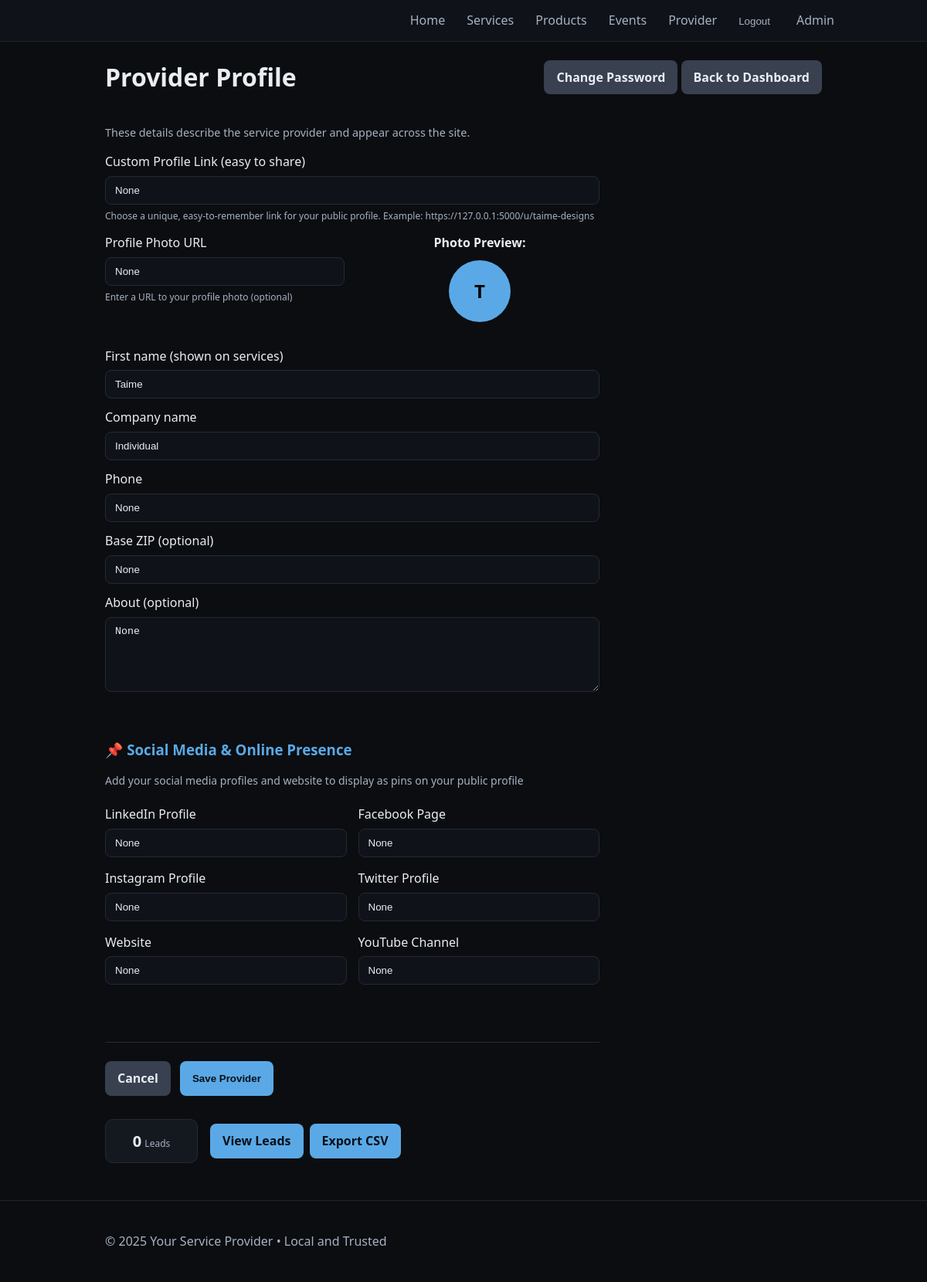
The app's page /provider/profile (signed in) with its own data.
### tables this page shows
CREATE TABLE providers (
              id INTEGER PRIMARY KEY AUTOINCREMENT,
              email TEXT UNIQUE NOT NULL,
              password_hash TEXT NOT NULL,
              first_name TEXT,
              business_name TEXT,
              phone TEXT,
              base_zip TEXT,
              address TEXT,
              about TEXT,
              profile_photo TEXT,
              active INTEGER NOT NULL DEFAULT 1,
              created_at TEXT NOT NULL
            , linkedin_url TEXT, facebook_url TEXT, instagram_url TEXT, twitter_url TEXT, website_url TEXT, youtube_url TEXT, custom_url TEXT);

### app.py (the view, shortened to what this page needs)
    @app.route("/provider/profile", methods=["GET", "POST"])
    @provider_required
    def provider_profile():
        current_provider_id = session.get('provider_id', 0)
        with closing(get_db()) as db:
            cur = db.cursor()
            if current_provider_id == 0:
                cur.execute("SELECT first_name, business_name, phone, base_zip, address, about, profile_photo FROM profile WHERE id = 1")
                row = cur.fetchone()
                social_media = {
                    "linkedin_url": "",
                    "facebook_url": "",
                    "instagram_url": "",
                    "twitter_url": "",
                    "website_url": "",
                    "youtube_url": "",
                    "custom_url": "",
                }
            else:
                cur.execute("""
                    SELECT first_name, business_name, phone, base_zip, address, about, profile_photo,
                           linkedin_url, facebook_url, instagram_url, twitter_url, website_url, youtube_url, custom_url
                    FROM providers WHERE id = ?
                """, (current_provider_id,))
                row = cur.fetchone()
                social_media = {
                    "linkedin_url": row["linkedin_url"] if row else "",
                    "facebook_url": row["facebook_url"] if row else "",
                    "instagram_url": row["instagram_url"] if row else "",
                    "twitter_url": row["twitter_url"] if row else "",
                    "website_url": row["website_url"] if row else "",
                    "youtube_url": row["youtube_url"] if row else "",
                    "custom_url": row["custom_url"] if row else "",
                }
            cur.execute("SELECT COUNT(*) FROM leads WHERE provider_id = ?", (current_provider_id,))
            leads_count = cur.fetchone()[0]
        form = {
            "first_name": row["first_name"] if row else "",
            "business_name": row["business_name"] if row else "",
            "phone": row["phone"] if row else "",
            "base_zip": row["base_zip"] if row else "",
            "address": row["address"] if row else "",
            "about": row["about"] if row else "",
            "profile_photo": row["profile_photo"] if row else "",
            **social_media
        }
        return render_template("provider_profile.html", form=form, title="Provider Profile", leads_count=leads_count)

### app.py (called while the page is built)
def get_db():
    conn = sqlite3.connect(DB_PATH)
    conn.row_factory = sqlite3.Row
    return conn

### templates/provider_profile.html (shortened to what this page needs)
{% extends "base.html" %}
{% block content %}
<div class="header-row">
  <h1>Provider Profile</h1>
  <div>
    <a class="btn secondary" href="{{ url_for('provider_change_password') }}">Change Password</a>
    <a class="btn secondary" href="{{ url_for('provider_dashboard') }}">Back to Dashboard</a>
  </div>
</div>
<p class="muted">These details describe the service provider and appear across the site.</p>
<form method="post" class="form">
  <label>Custom Profile Link (easy to share)
    <input name="custom_url" value="{{ form.get('custom_url','') }}" placeholder="e.g., taime-designs">
    <small style="color: var(--muted); font-size: 12px;">Choose a unique, easy-to-remember link for your public profile. Example: https://127.0.0.1:5000/u/taime-designs</small>
  </label>
  <div style="display: grid; grid-template-columns: 1fr 1fr; gap: 20px; margin-bottom: 20px;">
    <div>
      <label>Profile Photo URL
        <input name="profile_photo" value="{{ form.get('profile_photo','') }}" placeholder="https://example.com/photo.jpg">
        <small style="color: var(--muted); font-size: 12px;">Enter a URL to your profile photo (optional)</small>
      </label>
    </div>
    <div style="text-align: center;">
      <div style="margin-bottom: 10px;"><strong>Photo Preview:</strong></div>
      {% if form.get('profile_photo') and form.get('profile_photo').strip() %}
        <img src="{{ form.get('profile_photo') }}" alt="Profile Preview" style="width: 80px; height: 80px; border-radius: 50%; object-fit: cover; border: 2px solid var(--accent);">
      {% else %}
        <div style="width: 80px; height: 80px; border-radius: 50%; background: var(--accent); color: #000; display: flex; align-items: center; justify-content: center; font-size: 24px; font-weight: bold; margin: 0 auto;">{{ (form.get('first_name') or form.get('business_name') or 'T')[0]|upper }}</div>
      {% endif %}
    </div>
  </div>
  <label>First name (shown on services)
    <input name="first_name" value="{{ form.get('first_name','') }}" placeholder="e.g., Taime">
  </label>
  <label>Company name
    <input name="business_name" value="{{ form.get('business_name','') }}" placeholder="Independent">
  </label>
  <label>Phone
    <input name="phone" value="{{ form.get('phone','') }}" placeholder="(555) 123-4567">
  </label>
  <label>Base ZIP (optional)
    <input name="base_zip" value="{{ form.get('base_zip','') }}" pattern="\d{5}" maxlength="5" placeholder="e.g., 30301">
  </label>
  <label>About (optional)
    <textarea name="about" rows="5" placeholder="A short description about the provider.">{{ form.get('about','') }}</textarea>
  </label>
  <div style="margin: 30px 0;">
    <h3 style="color: var(--accent); margin-bottom: 15px;">📌 Social Media & Online Presence</h3>
    <p style="color: var(--muted); font-size: 14px; margin-bottom: 20px;">Add your social media profiles and website to display as pins on your public profile</p>
    <div style="display: grid; grid-template-columns: 1fr 1fr; gap: 15px;">
      <label>LinkedIn Profile
        <input name="linkedin_url" value="{{ form.get('linkedin_url','') }}" placeholder="https://linkedin.com/in/yourprofile">
      </label>
      <label>Facebook Page
        <input name="facebook_url" value="{{ form.get('facebook_url','') }}" placeholder="https://facebook.com/yourpage">
      </label>
      <label>Instagram Profile
        <input name="instagram_url" value="{{ form.get('instagram_url','') }}" placeholder="https://instagram.com/yourprofile">
      </label>
      <label>Twitter Profile
        <input name="twitter_url" value="{{ form.get('twitter_url','') }}" placeholder="https://twitter.com/yourprofile">
      </label>
      <label>Website
        <input name="website_url" value="{{ form.get('website_url','') }}" placeholder="https://yourwebsite.com">
      </label>
      <label>YouTube Channel
        <input name="youtube_url" value="{{ form.get('youtube_url','') }}" placeholder="https://youtube.com/c/yourchannel">
      </label>
    </div>
  </div>
  <div class="form-actions">
    <a class="btn secondary" href="{{ url_for('provider_dashboard') }}">Cancel</a>
    <button class="btn" type="submit">Save Provider</button>
  </div>
</form>
<div class="stats" style="margin-top: 30px;">
  <div class="stat">
    <span class="num">{{ leads_count or 0 }}</span>
    <span class="label">Leads</span>
  </div>
  <div style="display:flex; gap:8px; align-items:center;">
    <a class="btn" href="{{ url_for('provider_leads') }}">View Leads</a>
    <a class="btn" href="{{ url_for('provider_leads_export_csv') }}">Export CSV</a>
  </div>
</div>
{% endblock %}

### static/styles.css (style rules this page uses)
:root { --bg: #0b0d10; --panel: #141920; --text: #e9eef5; --muted: #a7b1c2; --accent: #5aa9e6; --accent-2: #9cd3f7; --danger: #e35d6a; --ok: #65d6a7; --warn: #f5a623; }
* { box-sizing: border-box; }
body { margin: 0; font-family: system-ui, -apple-system, Segoe UI, Roboto, Arial, sans-serif; background: var(--bg); color: var(--text); line-height: 1.55; }
.btn { display: inline-block; padding: 10px 16px; background: var(--accent); color: #071019; border-radius: 8px; text-decoration: none; font-weight: 600; border: 0; cursor: pointer; }
.btn.secondary { background: #39404f; color: var(--text); }
.form { display: grid; gap: 12px; max-width: 640px; }
.form label { display: grid; gap: 6px; }
.form input, .form textarea, .form select { padding: 10px 12px; border-radius: 8px; background: #0f1319; color: var(--text); border: 1px solid #232a36; outline: none; }
.form-actions { display: flex; gap: 8px; margin-top: 8px; }
.header-row { display: flex; align-items: center; justify-content: space-between; gap: 12px; }
.muted { color: var(--muted); font-size: 0.9rem; }
.stats { display: flex; gap: 16px; margin: 8px 0 16px; }
.stat { background: var(--panel); border: 1px solid #232a36; border-radius: 10px; padding: 12px; min-width: 120px; text-align: center; }
.stat .num { font-size: 20px; font-weight: 700; }
.stat .label { color: var(--muted); font-size: 12px; }
.form-actions { display: flex; gap: 12px; margin-top: 32px; padding-top: 24px; border-top: 1px solid #232a36; }

### records on screen
providers: first_name "T", first_name "Taime", business_name "Individual"

### other values on screen
{{ leads_count or 0 }} "0"
{{ profile.business_name or "Local Provider Services" }} "Your Service Provider"
